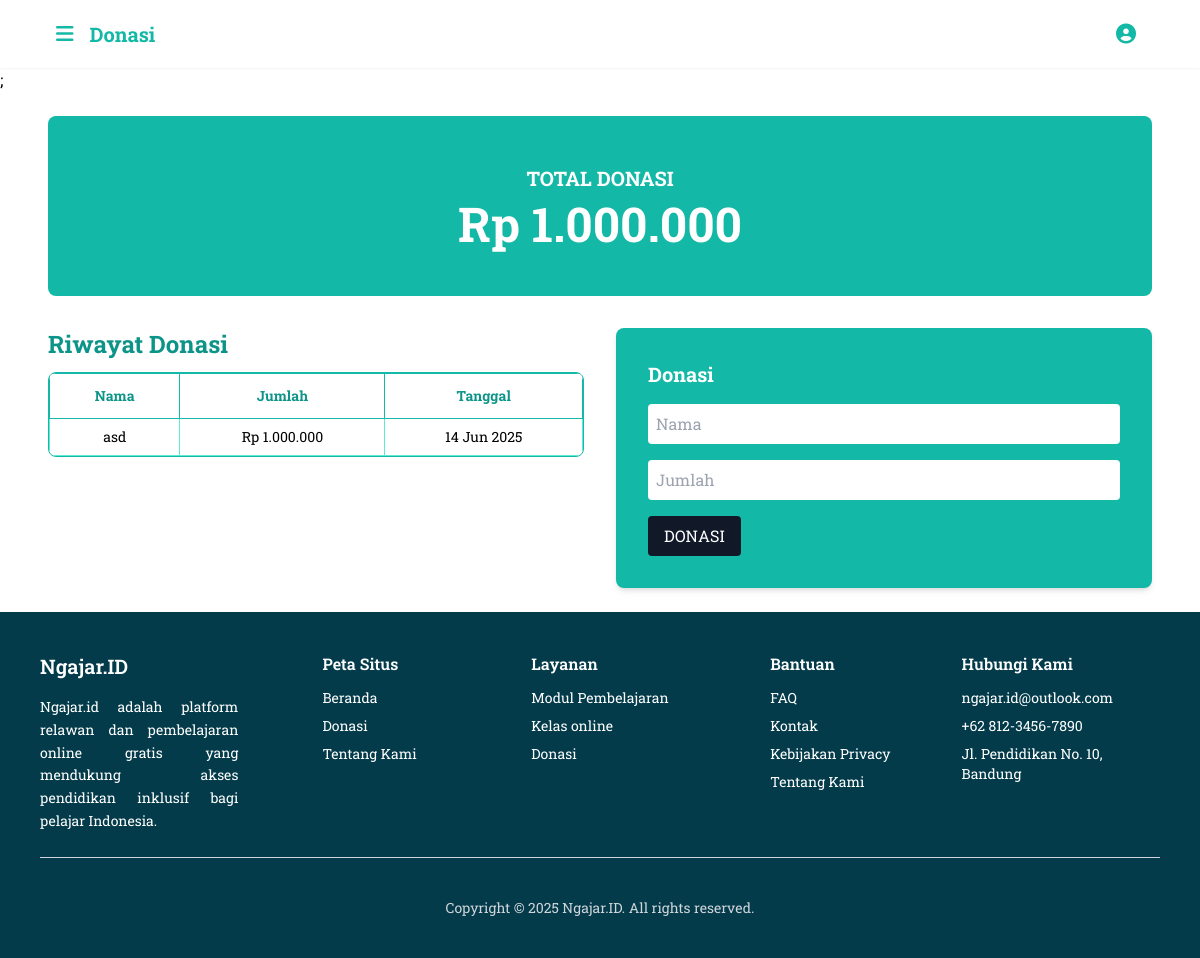
The page /Murid/form_donasi.php (signed in) on the database as committed earlier.
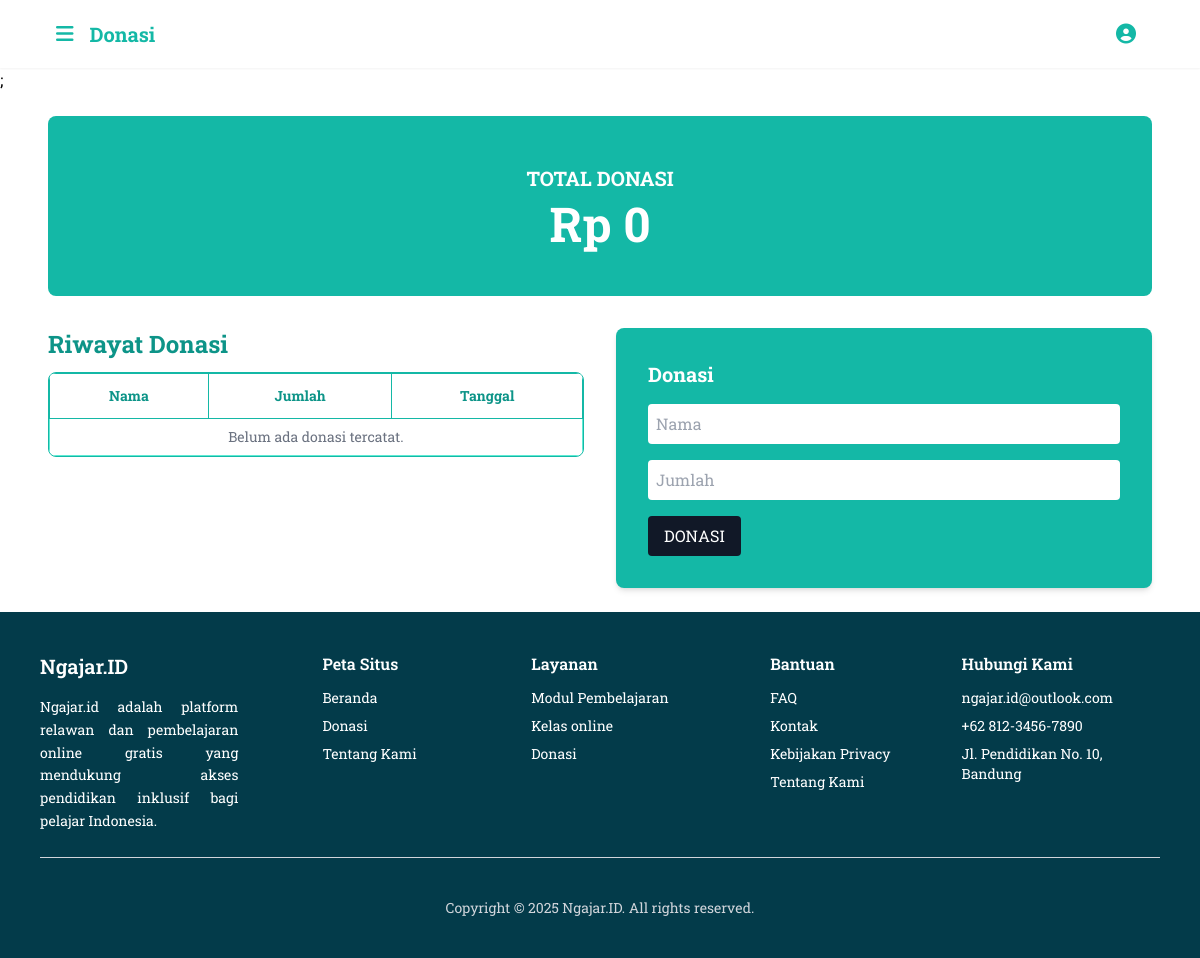
The same page on the database as committed later.
### tables this page shows
CREATE TABLE `donasi` (
  `donasi_id` int(11) NOT NULL,
  `nama` varchar(100) DEFAULT NULL,
  `jumlah` int(11) DEFAULT NULL,
  `tanggal` datetime DEFAULT NULL
);

### Murid/form_donasi.php (the view, shortened to what this page needs)
<?php
include '../Includes/DBkoneksi.php';
$total_donasi = 0;
$result = $conn->query("SELECT SUM(jumlah) AS total FROM donasi");
if ($row = $result->fetch_assoc()) {
    $total_donasi = $row['total'] ?? 0;
}
$riwayat = [];
$result = $conn->query("SELECT nama, jumlah, tanggal FROM donasi ORDER BY tanggal DESC LIMIT 10");
while ($row = $result->fetch_assoc()) {
    $riwayat[] = $row;
}
?>
<!DOCTYPE html>
<html lang="id">
<head>
    <script src="https://cdn.tailwindcss.com"></script>
    <link rel="stylesheet" href="https://cdnjs.cloudflare.com/ajax/libs/font-awesome/6.4.0/css/all.min.css">
</head>
<body class="bg-white">
    <div class="flex flex-col min-h-screen">
        <header class="bg-white shadow-sm sticky top-0 z-30">
            <div class="max-w-6xl mx-auto px-4 sm:px-6 lg:px-8 py-3 flex items-center justify-between">
                <div class="flex items-center space-x-4">
                    <button id="hamburgerButton" class="text-teal-500 focus:outline-none">
                        <i class="fas fa-bars text-xl"></i>
                    </button>
                    <h1 class="text-xl font-bold text-teal-500 hidden sm:block">Donasi</h1>
                </div>
                <div class="flex items-center space-x-2 sm:space-x-4">
                    <?php include "../includes/Profile.php"; ?>
                </div>
            </div>
        </header>
        <?php include "../Includes/sidebar.php" ?>;
        <div class="max-w-6xl mx-auto p-6">
            <div class="bg-teal-500 text-white text-center py-12 rounded-lg mb-8">
                <h2 class="text-xl font-bold uppercase mb-2">Total Donasi</h2>
                <p class="text-4xl md:text-5xl font-bold">Rp <?php echo number_format($total_donasi, 0, ',', '.'); ?></p>
            </div>
            <div class="grid grid-cols-1 md:grid-cols-2 gap-8">
                <div>
                    <h3 class="text-teal-600 text-2xl font-bold mb-3">Riwayat Donasi</h3>
                    <div class="overflow-x-auto border border-teal-500 rounded-lg">
                        <table class="w-full table-auto text-center text-sm">
                            <thead class="bg-white text-teal-600 font-bold">
                                <tr>
                                    <th class="border border-teal-500 px-4 py-3">Nama</th>
                                    <th class="border border-teal-500 px-4 py-3">Jumlah</th>
                                    <th class="border border-teal-500 px-4 py-3">Tanggal</th>
                                </tr>
                            </thead>
                            <tbody>
                                <?php if (count($riwayat) > 0): ?>
                                    <?php foreach ($riwayat as $d): ?>
                                        <tr>
                                            <td class="border border-teal-300 px-4 py-2"><?= htmlspecialchars($d['nama']) ?></td>
                                            <td class="border border-teal-300 px-4 py-2">Rp <?= number_format($d['jumlah'], 0, ',', '.'); ?></td>
                                            <td class="border border-teal-300 px-4 py-2"><?= date('d M Y', strtotime($d['tanggal'])) ?></td>
                                        </tr>
                                    <?php endforeach; ?>
                                <?php else: ?>
                                    <tr>
                                        <td colspan="3" class="border border-teal-300 px-4 py-2 text-gray-500">Belum ada donasi tercatat.</td>
                                    </tr>
                                <?php endif; ?>
                            </tbody>
                        </table>
                    </div>
                </div>
                <div>
                    <div class="bg-teal-500 rounded-lg p-8 shadow-md">
                        <h3 class="text-white text-xl font-bold mb-4">Donasi</h3>
                        <form action="" method="POST" class="space-y-4">
                            <input
                                type="text"
                                name="nama"
                                placeholder="Nama"
                                class="w-full p-2 rounded bg-white text-gray-700 placeholder-gray-400 focus:outline-none"
                                required />
                            <input
                                type="text"
                                name="jumlah"
                                placeholder="Jumlah"
                                class="w-full p-2 rounded bg-white text-gray-700 placeholder-gray-400 focus:outline-none"
                                required />
                            <button
                                type="submit"
                                class="bg-gray-900 text-white px-4 py-2 rounded hover:bg-gray-800 transition">
                                DONASI
                            </button>
                        </form>
                    </div>
                </div>
            </div>
        </div>
        <footer>
            <?php include '../includes/Footer.php' ?>
        </footer>
</body>
</html>

Rows that differ between the two databases and show on the page:
removed donasi: nama "asd", jumlah "1.000.000", tanggal "14 Jun 2025"
Other text that changed with them:
$total_donasi: "1.000.000" → "0"
text now shown: "Belum ada donasi tercatat."
